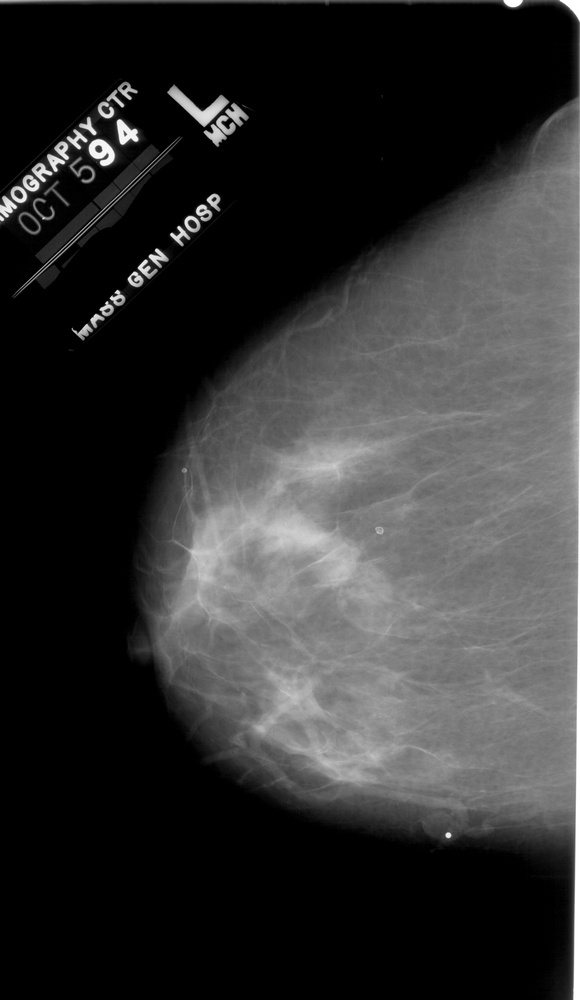
#> input picture images/1-126.jpg, 580 x 1000 px, shrunk from 3826 x 6601 before the run, found by its file name
$ jupyter execute equalization_clahe.ipynb
#> lines starting #> are read from the running program, lines starting #| are printed output that depends on the picture
[cell 1]
import cv2
import numpy as np
import matplotlib.pyplot as plt

[cell 2]
# Carica l'immagine in scala di grigi
img = cv2.imread("./1-126.jpg", cv2.IMREAD_GRAYSCALE)
#> img is the input picture: shape (1000, 580); min 0, max 255, mean 50.3

# Crea l'oggetto CLAHE con un limite di contrasto
clahe = cv2.createCLAHE(clipLimit=2.0, tileGridSize=(8, 8))

# Applica CLAHE all'immagine
clahe_img = clahe.apply(img)
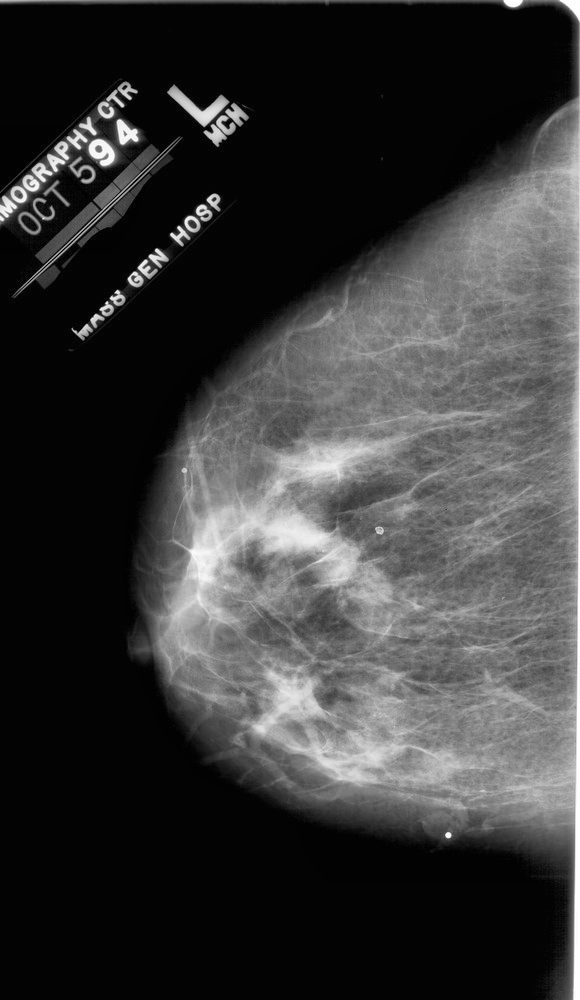
#> clahe_img: shape (1000, 580); min 2, max 255, mean 56.9

[cell 3]
hist,bins = np.histogram(img.flatten(),256,[0,256])
#> hist = 256 values, max 295645 at index 0, min 27 at index 250, mean 2265.6; bins = 257 values from 0 to 256
cdf = hist.cumsum()
#> cdf = 256 values from 295645 to 580000
cdf_normalized = cdf * float(hist.max()) / cdf.max()
#> cdf_normalized = 256 values from 150699.9 to 295645
plt.plot(cdf_normalized, color = 'b')
plt.hist(img.flatten(),256,[0,256], color = 'r')
plt.xlim([0,256])
plt.legend(('cdf','histogram'), loc = 'upper left')
plt.show()
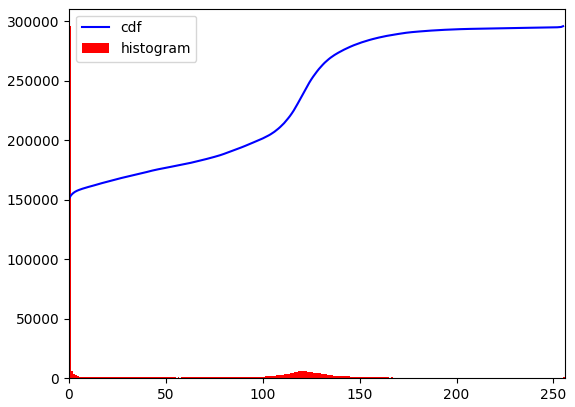
#> figure drawn by matplotlib, 1 panel; tallest bar 295645 high, from x = 0 to 1; curve peaks at x = 255, y = 295645

[cell 4]
hist,bins = np.histogram(clahe_img.flatten(),256,[0,256])
#> hist = 256 values, max 273824 at index 3, min 0 at index 0, mean 2265.6
cdf = hist.cumsum()
#> cdf = 256 values from 0 to 580000
cdf_normalized = cdf * float(hist.max()) / cdf.max()
#> cdf_normalized = 256 values from 0 to 273824
plt.plot(cdf_normalized, color = 'b')
plt.hist(img.flatten(),256,[0,256], color = 'r')
plt.xlim([0,256])
plt.legend(('cdf','histogram'), loc = 'upper left')
plt.show()
#> figure, not shown here; tallest bar 295645 high, from x = 0 to 1; curve peaks at x = 255, y = 273824

[cell 5]
# Visualizza le immagini
plt.figure(figsize=(10,5))

plt.subplot(1, 2, 1)
plt.title('Immagine originale')
plt.imshow(img, cmap='gray')
plt.axis('off')

plt.subplot(1, 2, 2)
plt.title('Immagine con CLAHE')
plt.imshow(clahe_img, cmap='gray')
plt.axis('off')
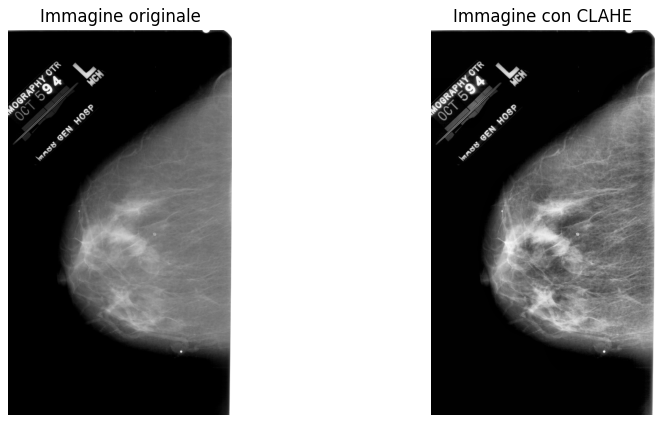
#> figure drawn by matplotlib, 2 panels

$ run again, with images/scimmia.jpg copied over images/1-126.jpg
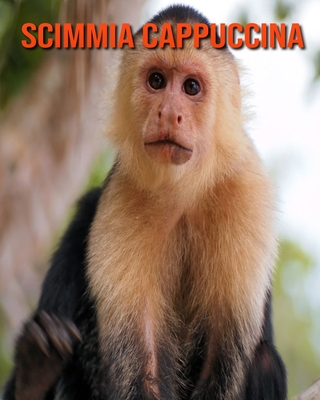
#> input picture images/scimmia.jpg, 320 x 400 px, found by its file name
#> `clahe_img = clahe.apply(img)`:
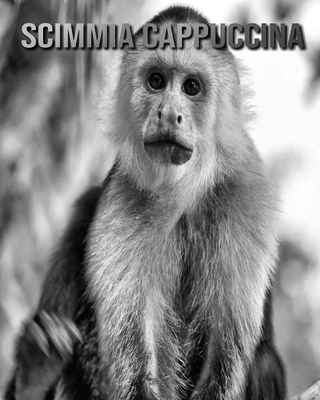
#> clahe_img: shape (400, 320); min 0, max 255, mean 136.4
#> `hist,bins = np.histogram(img.flatten(),256,[0,256])`: hist = 256 values, max 3315 at index 253, min 42 at index 0, mean 500; bins = 257 values from 0 to 256
#> `cdf = hist.cumsum()`: cdf = 256 values from 42 to 128000
#> `cdf_normalized = cdf * float(hist.max()) / cdf.max()`: cdf_normalized = 256 values from 1.09 to 3315
#> `hist,bins = np.histogram(clahe_img.flatten(),256,[0,256])`: hist = 256 values, max 2220 at index 251, min 1 at index 0, mean 500
#> `cdf = hist.cumsum()`: cdf = 256 values from 1 to 128000
#> `cdf_normalized = cdf * float(hist.max()) / cdf.max()`: cdf_normalized = 256 values from 0.0173 to 2220
#> `[cell 5] # Visualizza le immagini plt.figure(figsize=(10,5))  plt.subp..`:
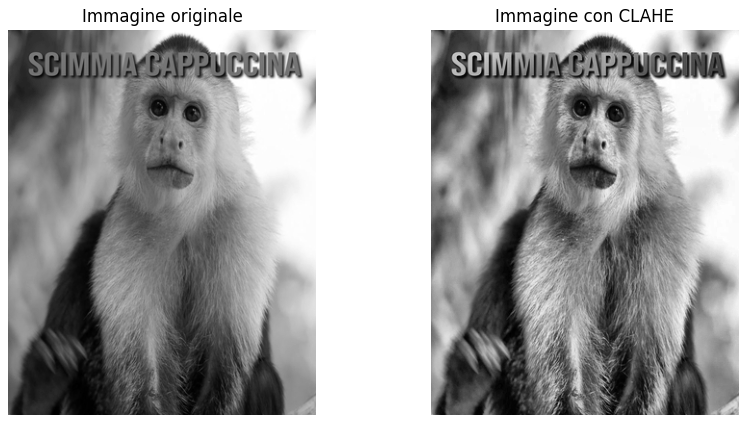
#> figure drawn by matplotlib, 2 panels
